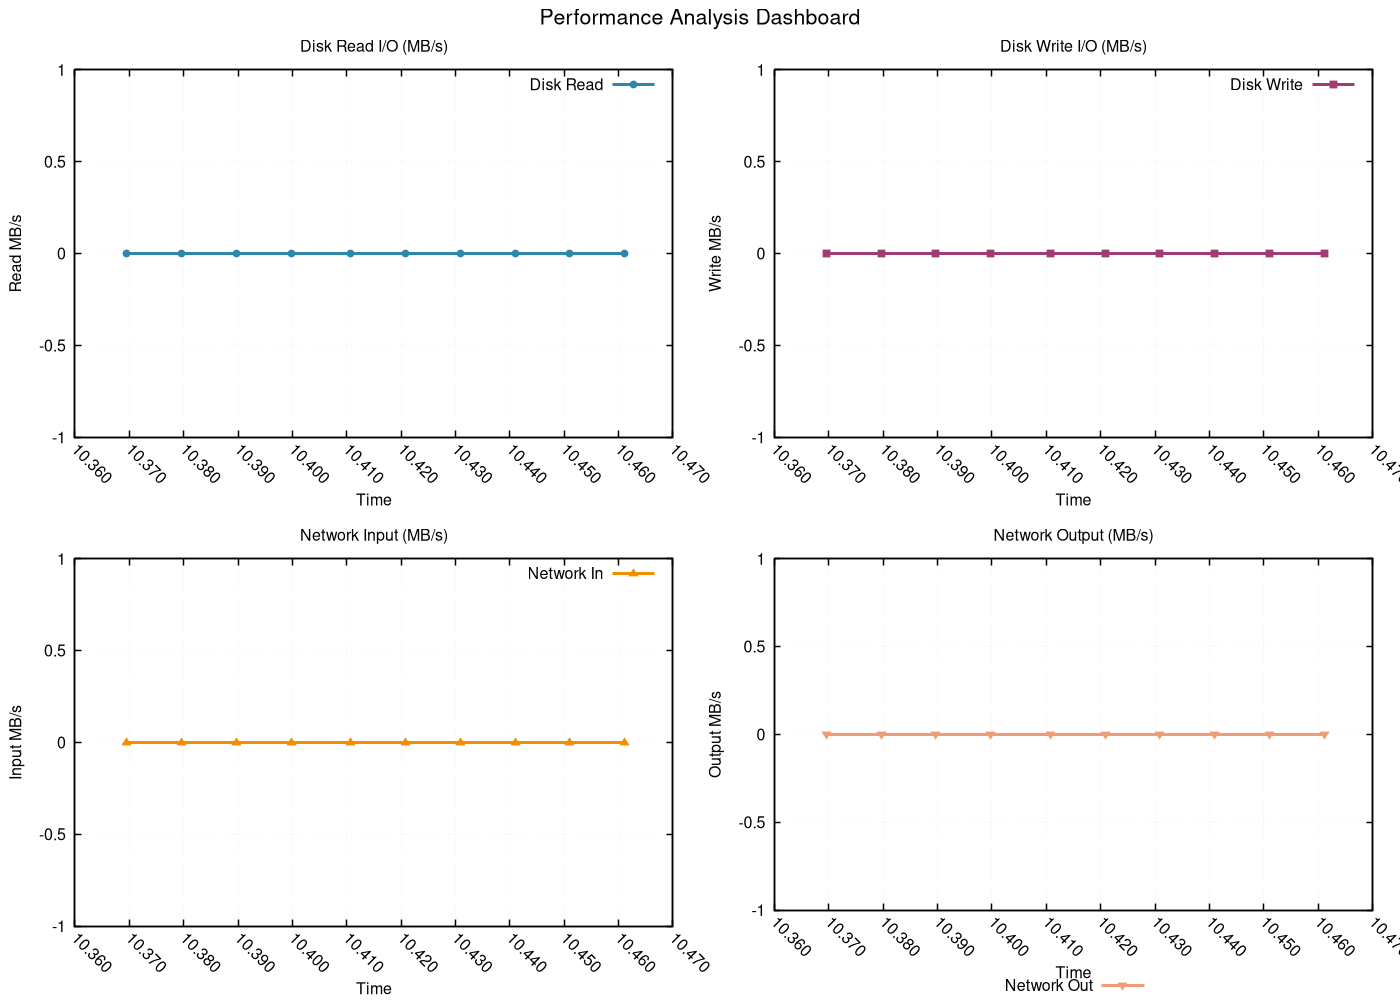

Recreate this plot in gnuplot.
# GNUplot script for performance metrics
set terminal pngcairo enhanced font 'Helvetica,12' size 1400,1000
set output 'png/quick_sort_20260131_225122_resources.png'

set multiplot layout 2,2 title 'Performance Analysis Dashboard' font 'Helvetica,16'
set style line 1 lc rgb '#2E86AB' lt 1 lw 3 pt 7 ps 0.8
set style line 2 lc rgb '#A23B72' lt 1 lw 3 pt 5 ps 0.8
set style line 3 lc rgb '#F18F01' lt 1 lw 3 pt 9 ps 0.8
set style line 4 lc rgb '#F19C79' lt 1 lw 3 pt 11 ps 0.8
set style line 5 lc rgb '#0ABB9F' lt 1 lw 3 pt 13 ps 0.8

set format x "%.3f"
set xtics rotate by -45
set autoscale x

set title 'Disk Read I/O (MB/s)'
set xlabel 'Time'
set ylabel 'Read MB/s'
set grid linestyle 1 lc rgb '#D3D3D3' lt 0 lw 1
set border linewidth 1.5
plot 'png/quick_sort_20260131_225122_resources.dat' using 1:4 with linespoints ls 1 title 'Disk Read'
set title 'Disk Write I/O (MB/s)'
set xlabel 'Time'
set ylabel 'Write MB/s'
set grid linestyle 1 lc rgb '#D3D3D3' lt 0 lw 1
set border linewidth 1.5
plot 'png/quick_sort_20260131_225122_resources.dat' using 1:5 with linespoints ls 2 title 'Disk Write'
set title 'Network Input (MB/s)'
set xlabel 'Time'
set ylabel 'Input MB/s'
set grid linestyle 1 lc rgb '#D3D3D3' lt 0 lw 1
set border linewidth 1.5
plot 'png/quick_sort_20260131_225122_resources.dat' using 1:6 with linespoints ls 3 title 'Network In'
set title 'Network Output (MB/s)'
set xlabel 'Time'
set ylabel 'Output MB/s'
set grid linestyle 1 lc rgb '#D3D3D3' lt 0 lw 1
set border linewidth 1.5
set key outside center bottom horizontal
plot 'png/quick_sort_20260131_225122_resources.dat' using 1:7 with linespoints ls 4 title 'Network Out'
unset multiplot
